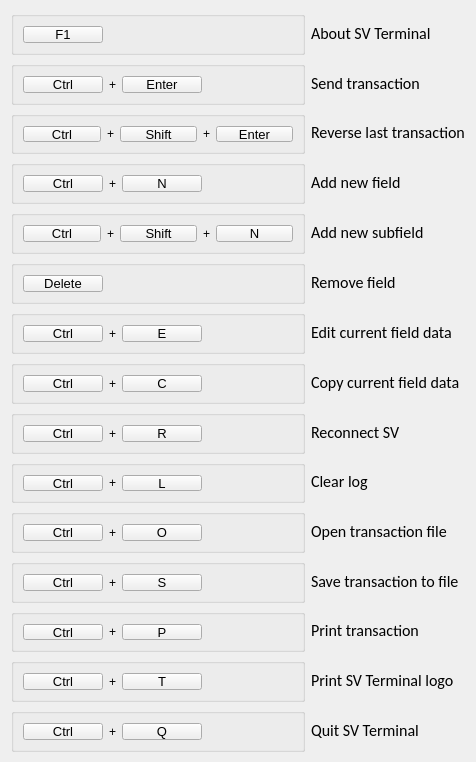
<?xml version="1.0" encoding="UTF-8"?>
<ui version="4.0">
 <class>HotKeysHint</class>
 <widget class="QDialog" name="HotKeysHint">
  <property name="geometry">
   <rect>
    <x>0</x>
    <y>0</y>
    <width>476</width>
    <height>762</height>
   </rect>
  </property>
  <property name="sizePolicy">
   <sizepolicy hsizetype="Fixed" vsizetype="Fixed">
    <horstretch>0</horstretch>
    <verstretch>0</verstretch>
   </sizepolicy>
  </property>
  <property name="minimumSize">
   <size>
    <width>476</width>
    <height>762</height>
   </size>
  </property>
  <property name="maximumSize">
   <size>
    <width>476</width>
    <height>762</height>
   </size>
  </property>
  <property name="windowTitle">
   <string>Hotkeys</string>
  </property>
  <layout class="QGridLayout" name="gridLayout_16">
   <item row="5" column="0">
    <widget class="QGroupBox" name="groupBox_10">
     <property name="title">
      <string/>
     </property>
     <layout class="QGridLayout" name="gridLayout_4">
      <item row="0" column="0">
       <widget class="QPushButton" name="pushButton_17">
        <property name="font">
         <font>
          <pointsize>10</pointsize>
         </font>
        </property>
        <property name="focusPolicy">
         <enum>Qt::NoFocus</enum>
        </property>
        <property name="text">
         <string>Ctrl</string>
        </property>
       </widget>
      </item>
      <item row="0" column="1">
       <widget class="QLabel" name="label_7">
        <property name="text">
         <string>+</string>
        </property>
       </widget>
      </item>
      <item row="0" column="2">
       <widget class="QPushButton" name="pushButton_19">
        <property name="font">
         <font>
          <pointsize>10</pointsize>
         </font>
        </property>
        <property name="focusPolicy">
         <enum>Qt::NoFocus</enum>
        </property>
        <property name="text">
         <string>Shift</string>
        </property>
       </widget>
      </item>
      <item row="0" column="3">
       <widget class="QLabel" name="label_8">
        <property name="text">
         <string>+</string>
        </property>
       </widget>
      </item>
      <item row="0" column="4">
       <widget class="QPushButton" name="pushButton_20">
        <property name="font">
         <font>
          <pointsize>10</pointsize>
         </font>
        </property>
        <property name="focusPolicy">
         <enum>Qt::NoFocus</enum>
        </property>
        <property name="text">
         <string>N</string>
        </property>
       </widget>
      </item>
      <item row="0" column="5">
       <spacer name="horizontalSpacer_15">
        <property name="orientation">
         <enum>Qt::Horizontal</enum>
        </property>
        <property name="sizeHint" stdset="0">
         <size>
          <width>67</width>
          <height>20</height>
         </size>
        </property>
       </spacer>
      </item>
     </layout>
    </widget>
   </item>
   <item row="8" column="0">
    <widget class="QGroupBox" name="groupBox_11">
     <property name="title">
      <string/>
     </property>
     <layout class="QGridLayout" name="gridLayout_5">
      <item row="0" column="0">
       <widget class="QPushButton" name="pushButton">
        <property name="font">
         <font>
          <pointsize>10</pointsize>
         </font>
        </property>
        <property name="focusPolicy">
         <enum>Qt::NoFocus</enum>
        </property>
        <property name="text">
         <string>Ctrl</string>
        </property>
       </widget>
      </item>
      <item row="0" column="1">
       <widget class="QLabel" name="label_3">
        <property name="text">
         <string>+</string>
        </property>
       </widget>
      </item>
      <item row="0" column="2">
       <widget class="QPushButton" name="pushButton_5">
        <property name="font">
         <font>
          <pointsize>10</pointsize>
         </font>
        </property>
        <property name="focusPolicy">
         <enum>Qt::NoFocus</enum>
        </property>
        <property name="text">
         <string>E</string>
        </property>
       </widget>
      </item>
      <item row="0" column="3">
       <spacer name="horizontalSpacer_2">
        <property name="orientation">
         <enum>Qt::Horizontal</enum>
        </property>
        <property name="sizeHint" stdset="0">
         <size>
          <width>92</width>
          <height>20</height>
         </size>
        </property>
       </spacer>
      </item>
     </layout>
    </widget>
   </item>
   <item row="0" column="0">
    <widget class="QGroupBox" name="groupBox_16">
     <property name="title">
      <string/>
     </property>
     <layout class="QGridLayout" name="gridLayout_15">
      <item row="0" column="0">
       <widget class="QPushButton" name="pushButton_15">
        <property name="font">
         <font>
          <pointsize>10</pointsize>
         </font>
        </property>
        <property name="focusPolicy">
         <enum>Qt::NoFocus</enum>
        </property>
        <property name="text">
         <string>F1</string>
        </property>
       </widget>
      </item>
      <item row="0" column="1">
       <spacer name="horizontalSpacer_14">
        <property name="orientation">
         <enum>Qt::Horizontal</enum>
        </property>
        <property name="sizeHint" stdset="0">
         <size>
          <width>181</width>
          <height>20</height>
         </size>
        </property>
       </spacer>
      </item>
     </layout>
    </widget>
   </item>
   <item row="10" column="0">
    <widget class="QGroupBox" name="groupBox_8">
     <property name="title">
      <string/>
     </property>
     <layout class="QGridLayout" name="gridLayout_7">
      <item row="0" column="0">
       <widget class="QPushButton" name="pushButton_24">
        <property name="font">
         <font>
          <pointsize>10</pointsize>
         </font>
        </property>
        <property name="focusPolicy">
         <enum>Qt::NoFocus</enum>
        </property>
        <property name="text">
         <string>Ctrl</string>
        </property>
       </widget>
      </item>
      <item row="0" column="1">
       <widget class="QLabel" name="label_23">
        <property name="text">
         <string>+</string>
        </property>
       </widget>
      </item>
      <item row="0" column="2">
       <widget class="QPushButton" name="pushButton_8">
        <property name="font">
         <font>
          <pointsize>10</pointsize>
         </font>
        </property>
        <property name="focusPolicy">
         <enum>Qt::NoFocus</enum>
        </property>
        <property name="text">
         <string>R</string>
        </property>
       </widget>
      </item>
      <item row="0" column="3">
       <spacer name="horizontalSpacer_8">
        <property name="orientation">
         <enum>Qt::Horizontal</enum>
        </property>
        <property name="sizeHint" stdset="0">
         <size>
          <width>92</width>
          <height>20</height>
         </size>
        </property>
       </spacer>
      </item>
     </layout>
    </widget>
   </item>
   <item row="4" column="0">
    <widget class="QGroupBox" name="groupBox_12">
     <property name="title">
      <string/>
     </property>
     <layout class="QGridLayout" name="gridLayout_3">
      <item row="0" column="0">
       <widget class="QPushButton" name="pushButton_16">
        <property name="font">
         <font>
          <pointsize>10</pointsize>
         </font>
        </property>
        <property name="focusPolicy">
         <enum>Qt::NoFocus</enum>
        </property>
        <property name="text">
         <string>Ctrl</string>
        </property>
       </widget>
      </item>
      <item row="0" column="1">
       <widget class="QLabel" name="label_6">
        <property name="text">
         <string>+</string>
        </property>
       </widget>
      </item>
      <item row="0" column="2">
       <widget class="QPushButton" name="pushButton_6">
        <property name="font">
         <font>
          <pointsize>10</pointsize>
         </font>
        </property>
        <property name="focusPolicy">
         <enum>Qt::NoFocus</enum>
        </property>
        <property name="text">
         <string>N</string>
        </property>
       </widget>
      </item>
      <item row="0" column="3">
       <spacer name="horizontalSpacer">
        <property name="orientation">
         <enum>Qt::Horizontal</enum>
        </property>
        <property name="sizeHint" stdset="0">
         <size>
          <width>182</width>
          <height>20</height>
         </size>
        </property>
       </spacer>
      </item>
     </layout>
    </widget>
   </item>
   <item row="14" column="0">
    <widget class="QGroupBox" name="groupBox_4">
     <property name="title">
      <string/>
     </property>
     <layout class="QGridLayout" name="gridLayout_11">
      <item row="0" column="0">
       <widget class="QPushButton" name="pushButton_27">
        <property name="font">
         <font>
          <pointsize>10</pointsize>
         </font>
        </property>
        <property name="focusPolicy">
         <enum>Qt::NoFocus</enum>
        </property>
        <property name="text">
         <string>Ctrl</string>
        </property>
       </widget>
      </item>
      <item row="0" column="1">
       <widget class="QLabel" name="label_27">
        <property name="text">
         <string>+</string>
        </property>
       </widget>
      </item>
      <item row="0" column="2">
       <widget class="QPushButton" name="pushButton_12">
        <property name="font">
         <font>
          <pointsize>10</pointsize>
         </font>
        </property>
        <property name="focusPolicy">
         <enum>Qt::NoFocus</enum>
        </property>
        <property name="text">
         <string>P</string>
        </property>
       </widget>
      </item>
      <item row="0" column="3">
       <spacer name="horizontalSpacer_10">
        <property name="orientation">
         <enum>Qt::Horizontal</enum>
        </property>
        <property name="sizeHint" stdset="0">
         <size>
          <width>92</width>
          <height>20</height>
         </size>
        </property>
       </spacer>
      </item>
     </layout>
    </widget>
   </item>
   <item row="2" column="0">
    <widget class="QGroupBox" name="groupBox_14">
     <property name="title">
      <string/>
     </property>
     <layout class="QGridLayout" name="gridLayout">
      <item row="0" column="0">
       <widget class="QPushButton" name="pushButton_21">
        <property name="font">
         <font>
          <pointsize>10</pointsize>
         </font>
        </property>
        <property name="focusPolicy">
         <enum>Qt::NoFocus</enum>
        </property>
        <property name="text">
         <string>Ctrl</string>
        </property>
       </widget>
      </item>
      <item row="0" column="1">
       <widget class="QLabel" name="label_30">
        <property name="text">
         <string>+</string>
        </property>
       </widget>
      </item>
      <item row="0" column="2">
       <widget class="QPushButton" name="pushButton_4">
        <property name="font">
         <font>
          <pointsize>10</pointsize>
         </font>
        </property>
        <property name="focusPolicy">
         <enum>Qt::NoFocus</enum>
        </property>
        <property name="text">
         <string>Enter</string>
        </property>
       </widget>
      </item>
      <item row="0" column="3">
       <spacer name="horizontalSpacer_5">
        <property name="orientation">
         <enum>Qt::Horizontal</enum>
        </property>
        <property name="sizeHint" stdset="0">
         <size>
          <width>86</width>
          <height>20</height>
         </size>
        </property>
       </spacer>
      </item>
     </layout>
    </widget>
   </item>
   <item row="9" column="0">
    <widget class="QGroupBox" name="groupBox_9">
     <property name="title">
      <string/>
     </property>
     <layout class="QGridLayout" name="gridLayout_6">
      <item row="0" column="0">
       <widget class="QPushButton" name="pushButton_18">
        <property name="font">
         <font>
          <pointsize>10</pointsize>
         </font>
        </property>
        <property name="focusPolicy">
         <enum>Qt::NoFocus</enum>
        </property>
        <property name="text">
         <string>Ctrl</string>
        </property>
       </widget>
      </item>
      <item row="0" column="1">
       <widget class="QLabel" name="label_10">
        <property name="text">
         <string>+</string>
        </property>
       </widget>
      </item>
      <item row="0" column="2">
       <widget class="QPushButton" name="pushButton_7">
        <property name="font">
         <font>
          <pointsize>10</pointsize>
         </font>
        </property>
        <property name="focusPolicy">
         <enum>Qt::NoFocus</enum>
        </property>
        <property name="text">
         <string>C</string>
        </property>
       </widget>
      </item>
      <item row="0" column="3">
       <spacer name="horizontalSpacer_4">
        <property name="orientation">
         <enum>Qt::Horizontal</enum>
        </property>
        <property name="sizeHint" stdset="0">
         <size>
          <width>92</width>
          <height>20</height>
         </size>
        </property>
       </spacer>
      </item>
     </layout>
    </widget>
   </item>
   <item row="3" column="0">
    <widget class="QGroupBox" name="groupBox_13">
     <property name="title">
      <string/>
     </property>
     <layout class="QGridLayout" name="gridLayout_2">
      <item row="0" column="0">
       <widget class="QPushButton" name="pushButton_23">
        <property name="font">
         <font>
          <pointsize>10</pointsize>
         </font>
        </property>
        <property name="focusPolicy">
         <enum>Qt::NoFocus</enum>
        </property>
        <property name="text">
         <string>Ctrl</string>
        </property>
       </widget>
      </item>
      <item row="0" column="1">
       <widget class="QLabel" name="label_21">
        <property name="text">
         <string>+</string>
        </property>
       </widget>
      </item>
      <item row="0" column="2">
       <widget class="QPushButton" name="pushButton_2">
        <property name="font">
         <font>
          <pointsize>10</pointsize>
         </font>
        </property>
        <property name="focusPolicy">
         <enum>Qt::NoFocus</enum>
        </property>
        <property name="text">
         <string>Shift</string>
        </property>
       </widget>
      </item>
      <item row="0" column="3">
       <widget class="QLabel" name="label_22">
        <property name="text">
         <string>+</string>
        </property>
       </widget>
      </item>
      <item row="0" column="4">
       <widget class="QPushButton" name="pushButton_30">
        <property name="font">
         <font>
          <pointsize>10</pointsize>
         </font>
        </property>
        <property name="focusPolicy">
         <enum>Qt::NoFocus</enum>
        </property>
        <property name="text">
         <string>Enter</string>
        </property>
       </widget>
      </item>
      <item row="0" column="5">
       <spacer name="horizontalSpacer_16">
        <property name="orientation">
         <enum>Qt::Horizontal</enum>
        </property>
        <property name="sizeHint" stdset="0">
         <size>
          <width>40</width>
          <height>20</height>
         </size>
        </property>
       </spacer>
      </item>
     </layout>
    </widget>
   </item>
   <item row="13" column="0">
    <widget class="QGroupBox" name="groupBox_3">
     <property name="title">
      <string/>
     </property>
     <layout class="QGridLayout" name="gridLayout_10">
      <item row="0" column="0">
       <widget class="QPushButton" name="pushButton_28">
        <property name="font">
         <font>
          <pointsize>10</pointsize>
         </font>
        </property>
        <property name="focusPolicy">
         <enum>Qt::NoFocus</enum>
        </property>
        <property name="text">
         <string>Ctrl</string>
        </property>
       </widget>
      </item>
      <item row="0" column="1">
       <widget class="QLabel" name="label_26">
        <property name="text">
         <string>+</string>
        </property>
       </widget>
      </item>
      <item row="0" column="2">
       <widget class="QPushButton" name="pushButton_10">
        <property name="font">
         <font>
          <pointsize>10</pointsize>
         </font>
        </property>
        <property name="focusPolicy">
         <enum>Qt::NoFocus</enum>
        </property>
        <property name="text">
         <string>S</string>
        </property>
       </widget>
      </item>
      <item row="0" column="3">
       <spacer name="horizontalSpacer_9">
        <property name="orientation">
         <enum>Qt::Horizontal</enum>
        </property>
        <property name="sizeHint" stdset="0">
         <size>
          <width>92</width>
          <height>20</height>
         </size>
        </property>
       </spacer>
      </item>
     </layout>
    </widget>
   </item>
   <item row="15" column="0">
    <widget class="QGroupBox" name="groupBox_2">
     <property name="title">
      <string/>
     </property>
     <layout class="QGridLayout" name="gridLayout_12">
      <item row="0" column="0">
       <widget class="QPushButton" name="pushButton_26">
        <property name="font">
         <font>
          <pointsize>10</pointsize>
         </font>
        </property>
        <property name="focusPolicy">
         <enum>Qt::NoFocus</enum>
        </property>
        <property name="text">
         <string>Ctrl</string>
        </property>
       </widget>
      </item>
      <item row="0" column="1">
       <widget class="QLabel" name="label_28">
        <property name="text">
         <string>+</string>
        </property>
       </widget>
      </item>
      <item row="0" column="2">
       <widget class="QPushButton" name="pushButton_13">
        <property name="font">
         <font>
          <pointsize>10</pointsize>
         </font>
        </property>
        <property name="focusPolicy">
         <enum>Qt::NoFocus</enum>
        </property>
        <property name="text">
         <string>T</string>
        </property>
       </widget>
      </item>
      <item row="0" column="3">
       <spacer name="horizontalSpacer_11">
        <property name="orientation">
         <enum>Qt::Horizontal</enum>
        </property>
        <property name="sizeHint" stdset="0">
         <size>
          <width>92</width>
          <height>20</height>
         </size>
        </property>
       </spacer>
      </item>
     </layout>
    </widget>
   </item>
   <item row="11" column="0">
    <widget class="QGroupBox" name="groupBox_7">
     <property name="title">
      <string/>
     </property>
     <layout class="QGridLayout" name="gridLayout_8">
      <item row="0" column="0">
       <widget class="QPushButton" name="pushButton_22">
        <property name="font">
         <font>
          <pointsize>10</pointsize>
         </font>
        </property>
        <property name="focusPolicy">
         <enum>Qt::NoFocus</enum>
        </property>
        <property name="text">
         <string>Ctrl</string>
        </property>
       </widget>
      </item>
      <item row="0" column="1">
       <widget class="QLabel" name="label_24">
        <property name="text">
         <string>+</string>
        </property>
       </widget>
      </item>
      <item row="0" column="2">
       <widget class="QPushButton" name="pushButton_9">
        <property name="font">
         <font>
          <pointsize>10</pointsize>
         </font>
        </property>
        <property name="focusPolicy">
         <enum>Qt::NoFocus</enum>
        </property>
        <property name="text">
         <string>L</string>
        </property>
       </widget>
      </item>
      <item row="0" column="3">
       <spacer name="horizontalSpacer_6">
        <property name="orientation">
         <enum>Qt::Horizontal</enum>
        </property>
        <property name="sizeHint" stdset="0">
         <size>
          <width>92</width>
          <height>20</height>
         </size>
        </property>
       </spacer>
      </item>
     </layout>
    </widget>
   </item>
   <item row="16" column="1">
    <widget class="QLabel" name="label_19">
     <property name="font">
      <font>
       <family>Calibri</family>
       <pointsize>12</pointsize>
      </font>
     </property>
     <property name="text">
      <string>Quit SV Terminal</string>
     </property>
    </widget>
   </item>
   <item row="0" column="1">
    <widget class="QLabel" name="label">
     <property name="font">
      <font>
       <family>Calibri</family>
       <pointsize>12</pointsize>
      </font>
     </property>
     <property name="text">
      <string>About SV Terminal</string>
     </property>
    </widget>
   </item>
   <item row="4" column="1">
    <widget class="QLabel" name="label_5">
     <property name="font">
      <font>
       <family>Calibri</family>
       <pointsize>12</pointsize>
      </font>
     </property>
     <property name="text">
      <string>Add new field</string>
     </property>
    </widget>
   </item>
   <item row="2" column="1">
    <widget class="QLabel" name="label_20">
     <property name="font">
      <font>
       <family>Calibri</family>
       <pointsize>12</pointsize>
      </font>
     </property>
     <property name="text">
      <string>Send transaction</string>
     </property>
    </widget>
   </item>
   <item row="3" column="1">
    <widget class="QLabel" name="label_2">
     <property name="font">
      <font>
       <family>Calibri</family>
       <pointsize>12</pointsize>
      </font>
     </property>
     <property name="text">
      <string>Reverse last transaction</string>
     </property>
    </widget>
   </item>
   <item row="5" column="1">
    <widget class="QLabel" name="label_9">
     <property name="font">
      <font>
       <family>Calibri</family>
       <pointsize>12</pointsize>
      </font>
     </property>
     <property name="text">
      <string>Add new subfield </string>
     </property>
    </widget>
   </item>
   <item row="8" column="1">
    <widget class="QLabel" name="label_4">
     <property name="font">
      <font>
       <family>Calibri</family>
       <pointsize>12</pointsize>
      </font>
     </property>
     <property name="text">
      <string>Edit current field data</string>
     </property>
    </widget>
   </item>
   <item row="9" column="1">
    <widget class="QLabel" name="label_11">
     <property name="font">
      <font>
       <family>Calibri</family>
       <pointsize>12</pointsize>
      </font>
     </property>
     <property name="text">
      <string>Copy current field data</string>
     </property>
    </widget>
   </item>
   <item row="10" column="1">
    <widget class="QLabel" name="label_13">
     <property name="font">
      <font>
       <family>Calibri</family>
       <pointsize>12</pointsize>
      </font>
     </property>
     <property name="text">
      <string>Reconnect SV</string>
     </property>
    </widget>
   </item>
   <item row="11" column="1">
    <widget class="QLabel" name="label_14">
     <property name="font">
      <font>
       <family>Calibri</family>
       <pointsize>12</pointsize>
      </font>
     </property>
     <property name="text">
      <string>Clear log</string>
     </property>
    </widget>
   </item>
   <item row="14" column="1">
    <widget class="QLabel" name="label_17">
     <property name="font">
      <font>
       <family>Calibri</family>
       <pointsize>12</pointsize>
      </font>
     </property>
     <property name="text">
      <string>Print transaction</string>
     </property>
    </widget>
   </item>
   <item row="15" column="1">
    <widget class="QLabel" name="label_18">
     <property name="font">
      <font>
       <family>Calibri</family>
       <pointsize>12</pointsize>
      </font>
     </property>
     <property name="text">
      <string>Print SV Terminal logo</string>
     </property>
    </widget>
   </item>
   <item row="13" column="1">
    <widget class="QLabel" name="label_16">
     <property name="font">
      <font>
       <family>Calibri</family>
       <pointsize>12</pointsize>
      </font>
     </property>
     <property name="text">
      <string>Save transaction to file</string>
     </property>
    </widget>
   </item>
   <item row="12" column="1">
    <widget class="QLabel" name="label_15">
     <property name="font">
      <font>
       <family>Calibri</family>
       <pointsize>12</pointsize>
      </font>
     </property>
     <property name="text">
      <string>Open transaction file</string>
     </property>
    </widget>
   </item>
   <item row="12" column="0">
    <widget class="QGroupBox" name="groupBox_6">
     <property name="title">
      <string/>
     </property>
     <layout class="QGridLayout" name="gridLayout_9">
      <item row="0" column="0">
       <widget class="QPushButton" name="pushButton_29">
        <property name="font">
         <font>
          <pointsize>10</pointsize>
         </font>
        </property>
        <property name="focusPolicy">
         <enum>Qt::NoFocus</enum>
        </property>
        <property name="text">
         <string>Ctrl</string>
        </property>
       </widget>
      </item>
      <item row="0" column="1">
       <widget class="QLabel" name="label_25">
        <property name="text">
         <string>+</string>
        </property>
       </widget>
      </item>
      <item row="0" column="2">
       <widget class="QPushButton" name="pushButton_11">
        <property name="font">
         <font>
          <pointsize>10</pointsize>
         </font>
        </property>
        <property name="focusPolicy">
         <enum>Qt::NoFocus</enum>
        </property>
        <property name="text">
         <string>O</string>
        </property>
       </widget>
      </item>
      <item row="0" column="3">
       <spacer name="horizontalSpacer_7">
        <property name="orientation">
         <enum>Qt::Horizontal</enum>
        </property>
        <property name="sizeHint" stdset="0">
         <size>
          <width>92</width>
          <height>20</height>
         </size>
        </property>
       </spacer>
      </item>
     </layout>
    </widget>
   </item>
   <item row="16" column="0">
    <widget class="QGroupBox" name="groupBox">
     <property name="title">
      <string/>
     </property>
     <layout class="QGridLayout" name="gridLayout_13">
      <item row="0" column="0">
       <widget class="QPushButton" name="pushButton_25">
        <property name="font">
         <font>
          <pointsize>10</pointsize>
         </font>
        </property>
        <property name="focusPolicy">
         <enum>Qt::NoFocus</enum>
        </property>
        <property name="text">
         <string>Ctrl</string>
        </property>
       </widget>
      </item>
      <item row="0" column="1">
       <widget class="QLabel" name="label_29">
        <property name="text">
         <string>+</string>
        </property>
       </widget>
      </item>
      <item row="0" column="2">
       <widget class="QPushButton" name="pushButton_14">
        <property name="font">
         <font>
          <pointsize>10</pointsize>
         </font>
        </property>
        <property name="focusPolicy">
         <enum>Qt::NoFocus</enum>
        </property>
        <property name="text">
         <string>Q</string>
        </property>
       </widget>
      </item>
      <item row="0" column="3">
       <spacer name="horizontalSpacer_12">
        <property name="orientation">
         <enum>Qt::Horizontal</enum>
        </property>
        <property name="sizeHint" stdset="0">
         <size>
          <width>92</width>
          <height>20</height>
         </size>
        </property>
       </spacer>
      </item>
     </layout>
    </widget>
   </item>
   <item row="6" column="1">
    <widget class="QLabel" name="label_12">
     <property name="font">
      <font>
       <family>Calibri</family>
       <pointsize>12</pointsize>
      </font>
     </property>
     <property name="text">
      <string>Remove field</string>
     </property>
    </widget>
   </item>
   <item row="6" column="0">
    <widget class="QGroupBox" name="groupBox_15">
     <property name="title">
      <string/>
     </property>
     <layout class="QGridLayout" name="gridLayout_14">
      <item row="0" column="0">
       <widget class="QPushButton" name="pushButton_3">
        <property name="font">
         <font>
          <pointsize>10</pointsize>
         </font>
        </property>
        <property name="focusPolicy">
         <enum>Qt::NoFocus</enum>
        </property>
        <property name="text">
         <string>Delete</string>
        </property>
       </widget>
      </item>
      <item row="0" column="1">
       <spacer name="horizontalSpacer_3">
        <property name="orientation">
         <enum>Qt::Horizontal</enum>
        </property>
        <property name="sizeHint" stdset="0">
         <size>
          <width>181</width>
          <height>20</height>
         </size>
        </property>
       </spacer>
      </item>
     </layout>
    </widget>
   </item>
  </layout>
 </widget>
 <resources/>
 <connections/>
</ui>
